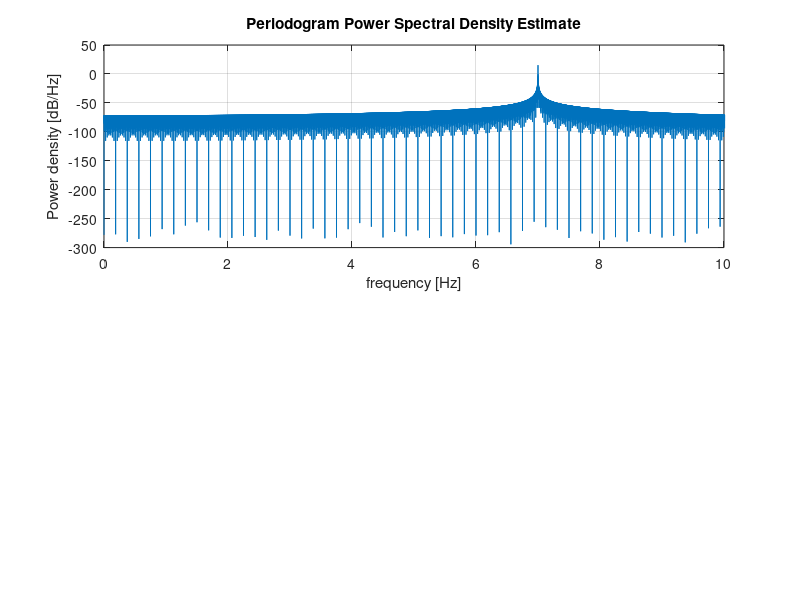

This figure's MATLAB source: (Note: this script raises an error after producing the figure.)

clear;
close all;
clc;

%% Original 7 kHz Signal

fs_original = 48000;
signal_frequency = 7000;
duration = 2;
amplitude = 0.20;

t = 0:1/fs_original:duration-1/fs_original;
x = amplitude * sin(2*pi*signal_frequency*t);

%% Listen to Original Signal

disp('Playing original 7 kHz signal...');
sound(x, fs_original);
pause(duration + 1);

%% Sampling Frequency Tests

sampling_frequencies = [24000 16000 12000 8000];

% Results table
results = zeros(length(sampling_frequencies), 4);

for k = 1:length(sampling_frequencies)

    fs_low = sampling_frequencies(k);

    %% Downsample without anti-aliasing filter

    M = fs_original / fs_low;

    if mod(M,1) ~= 0
        error('Invalid sampling frequency.');
    end

    x_alias = x(1:M:end);

    nyquist_frequency = fs_low / 2;

    %% Calculate observed alias frequency

    observed_frequency = abs(mod(signal_frequency + fs_low/2, ...
        fs_low) - fs_low/2);

    if signal_frequency > nyquist_frequency
        aliasing = 1;
        aliasing_text = 'YES';
    else
        aliasing = 0;
        aliasing_text = 'NO';
    end

    %% Display results

    fprintf('\nSampling frequency: %.0f Hz\n', fs_low);
    fprintf('Nyquist frequency: %.0f Hz\n', nyquist_frequency);
    fprintf('Observed peak: %.0f Hz\n', observed_frequency);
    fprintf('Aliasing: %s\n', aliasing_text);

    results(k,:) = [fs_low, nyquist_frequency, ...
        observed_frequency, aliasing];

    %% Listen to downsampled signal

    fprintf('Playing signal sampled at %.0f Hz...\n', fs_low);
    sound(x_alias, fs_low);
    pause(duration + 1);

    %% Plot frequency spectra

    figure('Color','white');

    subplot(2,1,1);

    periodogram(x, [], [], fs_original/1000);

    xlim([0 10]);

    xline(7, '--r', 'Original: 7 kHz', ...
        'LineWidth', 1.5);

    title('Original Signal: 7 kHz');
    xlabel('Frequency (kHz)');
    ylabel('Power/Frequency');
    grid on;

    subplot(2,1,2);

    periodogram(x_alias, [], [], fs_low/1000);

    xlim([0 fs_low/2000]);

    title(['After Downsampling: ', ...
        num2str(fs_low/1000), ' kHz']);

    xlabel('Frequency (kHz)');
    ylabel('Power/Frequency');
    grid on;

    %% Save figure

    filename = ['spectrum_', ...
        num2str(fs_low/1000), 'kHz.png'];

    saveas(gcf, filename);

end

%% Final Results Table

fprintf('\n\nFINAL RESULTS TABLE\n');
fprintf('Sampling (Hz) | Nyquist (Hz) | Peak (Hz) | Aliasing\n');

for k = 1:size(results,1)

    if results(k,4) == 1
        answer = 'YES';
    else
        answer = 'NO';
    end

    fprintf('%12.0f | %12.0f | %9.0f | %s\n', ...
        results(k,1), results(k,2), ...
        results(k,3), answer);
end

fprintf('\nAll four spectrum figures have been saved.\n');
